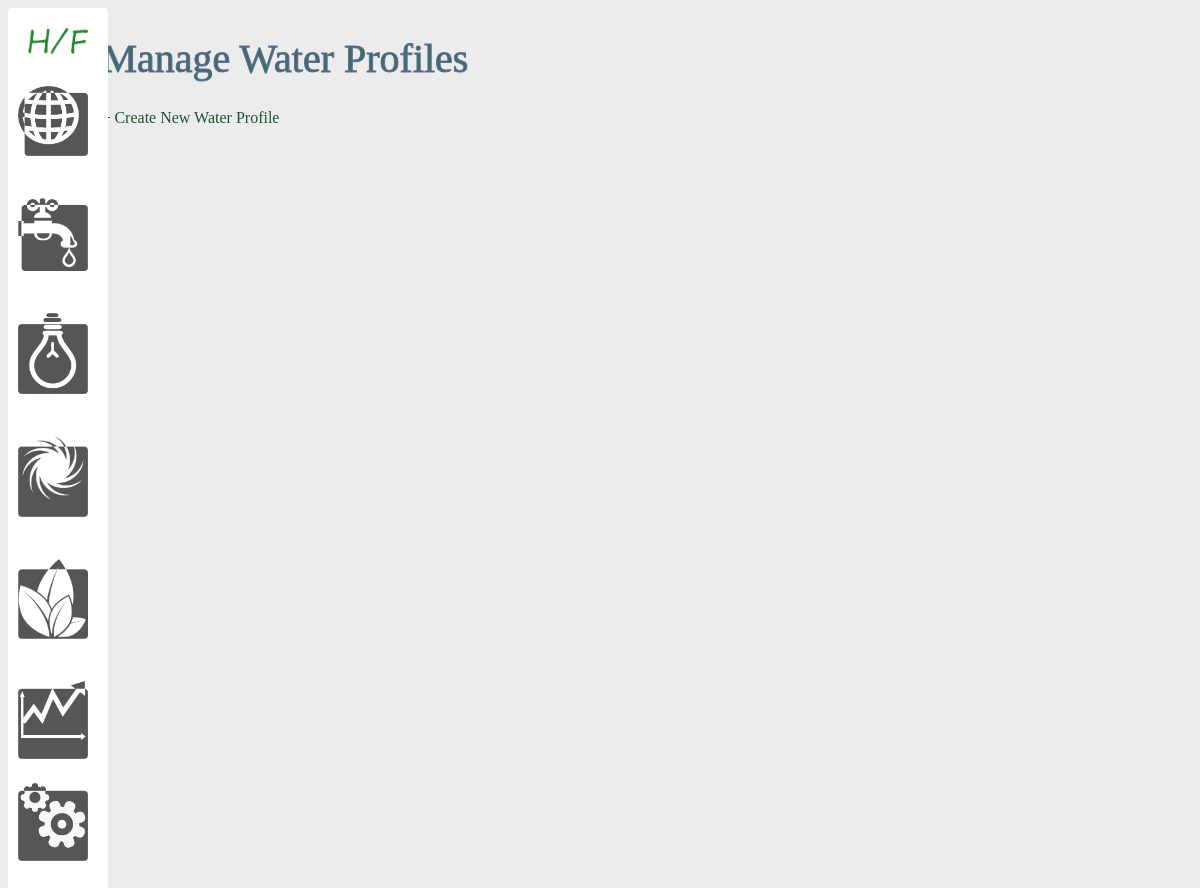
Page /water on the earlier database version.
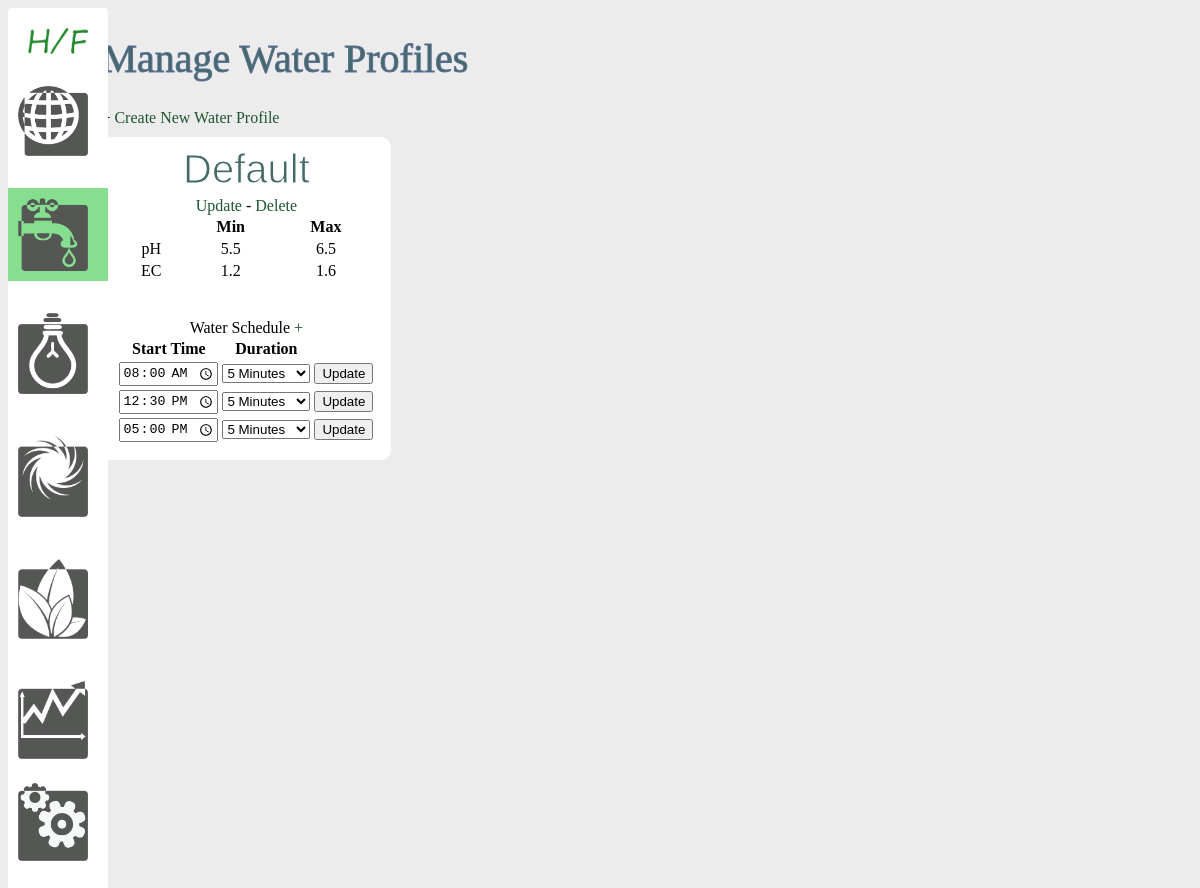
Same page on the later database version.
### models.py (models this page shows, shortened)
class Water(db.Model):
    id = db.Column(db.Integer, primary_key=True)
    name = db.Column(db.String(50), nullable=False)
    min_ph = db.Column(db.Float, default=5.5)
    max_ph = db.Column(db.Float, default=6.5)
    min_ec = db.Column(db.Float, default=1.2)
    max_ec = db.Column(db.Float, default=1.6)
    cycles = db.relationship('Cycle', backref='cycle')
    enviros = db.relationship('Enviro', backref='water', lazy=True)

class Cycle(db.Model):
    id = db.Column(db.Integer, primary_key=True)
    water_id = db.Column(db.Integer, db.ForeignKey('water.id'))
    start_time = db.Column(db.String(10))
    duration = db.Column(db.Integer, default=0)
    recurring = db.Column(db.Integer, nullable=True)
    waters = db.relationship('Water', backref='cycle', lazy=True)

### views.py (the view)
@app.route('/water')
def list_water_profile():
    waters = Water.query.all()
    return render_template('water/index_water.html', waters=waters)

### templates/water/index_water.html (shortened to what this page needs)
{% extends 'layout.html' %}
{% block body %}
    <h1>Manage Water Profiles</h1>
    + <a href="/add_water">Create New Water Profile</a>
    <br />
    <div class="container">
        {% for water in waters %}
            <div class="water">
                <h2>{{ water.name }}</h2>
                <a href="/update_water/{{water.id}}">Update</a>
                -
                <a href="/delete_water/{{water.id}}">Delete</a>
                <table width = "100%">
                    <tr>
                        <th></th>
                        <th>Min</th>
                        <th>Max</th>
                    </tr>
                    <tr>
                        <td>pH</td>
                        <td>{{ water.min_ph }}</td>
                        <td>{{ water.max_ph }}</td>
                    </tr>
                    <tr>
                        <td>EC</td>
                        <td>{{ water.min_ec }}</td>
                        <td>{{ water.max_ec }}</td>
                    </tr>
                </table>
                <br /><br />
                Water Schedule <a href="/add_cycle/{{water.id}}">+</a>
                <table class="cycles">
                    <tr>
                        <th>Start Time</th>
                        <th>Duration</th>
                        <th></th>
                    </tr>
                    {% for cycle in water.cycles %}
                        <form action="/update_cycle/{{cycle.id}}" method="POST">
                            <tr>
                                <td>
                                    <input type="time" name="start_time" id="start_time" value="{{cycle.start_time}}">
                                </td>
                                <td>
                                    <select name="duration" id="duration">
                                        {% for i in range(1,61) %}
                                            <option {% if i == cycle.duration %} selected {% endif %} value="{{i}}">
                                                {{i}} Minutes
                                            </option>
                                        {% endfor %}
                                    </select>
                                </td>
                                <td>
                                    <input type="submit" value="Update">
                                </td>
                            </tr>
                        </form>
                    {% endfor %}
                </table>
            </div>
        {% endfor %}
    </div>
{% endblock %}

### templates/layout.html (shortened to what this page needs)
<!DOCTYPE html>
<html lang="en">
<head>
    <link rel = "stylesheet" href = "{{ url_for('static', filename='css/main.css') }}">
</head>
<body>
    <div class = "left-col">
        <a href="/">
            <img width="60px" src = "{{ url_for('static', filename='img/hf-icon.png') }}">
        </a>
        <br /><br />
        <a id = "nav_link" {% if enviros %} class = "active" {% endif %} href="/enviro">
            <img class="nav_link" src = "{{ url_for('static', filename='img/environment1.png') }}">
        </a>
        <br /><br />
        <a id = "nav_link" {% if waters %} class = "active" {% endif %} href="/water">
            <img class="nav_link"  src = "{{ url_for('static', filename='img/water1.png') }}">
        </a>
        <br /><br />
        <a id = "nav_link" {% if lights %} class = "active" {% endif %} href="/light">
            <img class="nav_link"  src = "{{ url_for('static', filename='img/light1.png') }}">
        </a>
        <br /><br />
        <a id = "nav_link" {% if airs %} class = "active" {% endif %} href="/air">
            <img class="nav_link"  src = "{{ url_for('static', filename='img/air1.png') }}">
        </a>
        <br /><br />
        <a id = "nav_link" {% if plants %} class = "active" {% endif %} href="/plant">
            <img class="nav_link"  src = "{{ url_for('static', filename='img/plant1.png') }}">
        </a>
        <br /><br />
        <a id = "nav_link" href="#">
            <img class="nav_link"  src = "{{ url_for('static', filename='img/analytics1.png') }}">
        </a>
        <a id = "nav_link" href="/pins">
            <img class="nav_link"  src = "{{ url_for('static', filename='img/settings.png') }}">
        </a>
    </div>
    <div class="content">
        {% block body %}
        {% endblock %}
    </div>
</body>
</html>

### static/css/main.css (style rules this page uses)
body { background: rgb(236,236,236); }
a { text-decoration: none; color: #1E5631; }
h1 { font-weight: normal; font-size: 2.5em; color: #436a67; -webkit-text-stroke-width: 1px; -webkit-text-stroke-color: rgb(92, 112, 149); }
.left-col { float:left; clear:none; position:absolute; background: rgb(255,255,255); background: rgb(255,255,255); padding:20px; border-radius: 4px; width:60px; }
.content { width: 90%; float:right; margin-right:25px; }
.container { display:grid; grid-template-columns: 1fr 1fr 1fr 1fr; gap: 1em; }
.water, .plant, .light, .air, .pin { background-color: #fff; text-align: center; border-radius: 10px; height: max-content; margin-top:10px; padding: 5px 15px 15px 15px; }
a.active { background-color:#85df8f; width:100px; display:inline-block; margin-left:-20px; }
a#nav_link { width:80px; display:inline-block; margin-left:-20px; padding:10px; }
a.active > img { float:left }
.nav_link { width:70px; }
h2 { text-align: center; margin:5px; font-weight:normal; font-size: 2.5em; font-family:arial; color: #436a67; -webkit-text-stroke-width: 1px; -webkit-text-stroke-color: #fff; }
.cycles { width:100%; }

Differences in the rows shown:
added Water: name "Default", min_ph "5.5", max_ph "6.5", min_ec "1.2", max_ec "1.6"
added Cycle: duration "5 Minutes"
added Cycle: duration "5 Minutes"
added Cycle: duration "5 Minutes"
